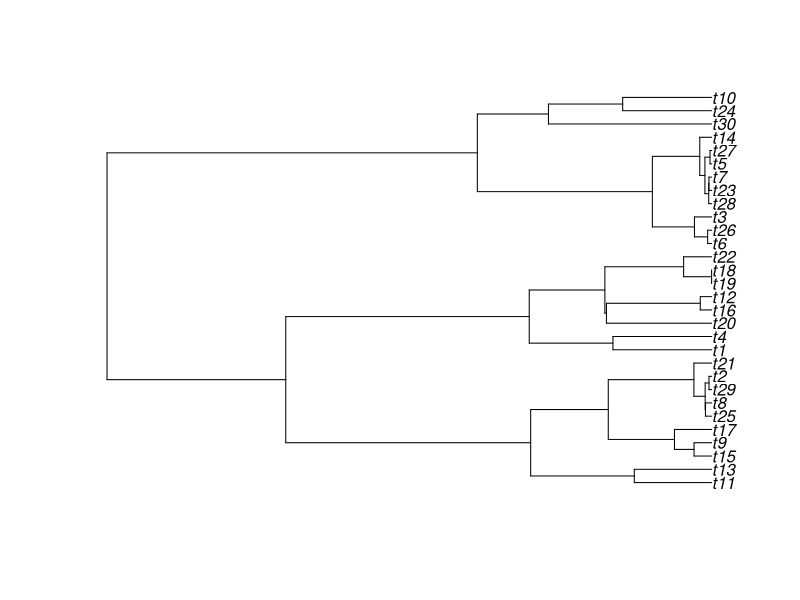

Reproduce this figure in R.
################################
## Author: Your name        ####
## Date: 08.18.17           ####
## Purpose: My first script ####
################################


rm(list=ls())


### chunk 1

for(i in 1:10){ # for loop run from 1 to 10
  print("Hello world!") # write Hello world 10 times
  print(i*i) # also print each number multiplied by itself 
}



### chunk 2

# A simple function that needs functions from the ape library to run
# ape is a library of functions for analysis of evolutionary relationships:
Tree <- function(x){
  #this function creates a plot of a random evolutionary tree
  #of size x
  require(ape)
  tree <- rcoal(x)
  plot(tree)
}
Tree(30)


### chunk 3

Isit <- function(x){
  if (x == 10)
    print("It's a ten!")
  else print("Not a ten...")
}


Isit(10)

Isit(1)
